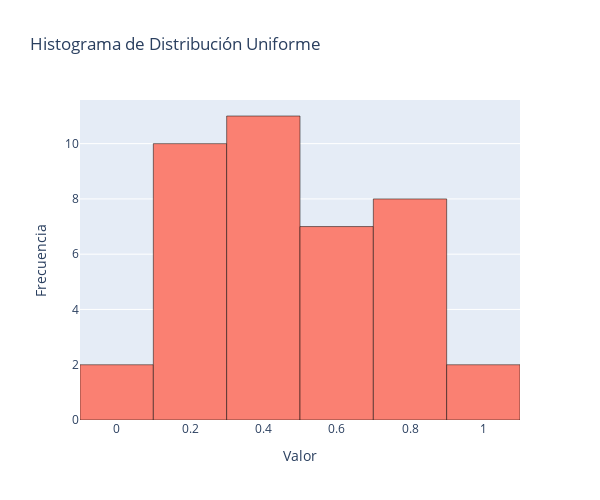

Source (notebook cell):
### Code cell
import numpy as np
import plotly.graph_objects as go

n = 40

# Generar 40 datos distribuidos uniformemente entre 0 y 1
datos_uniformes = np.random.uniform(0, 1, n)

# Crear el histograma
fig = go.Figure(data=[go.Histogram(x=datos_uniformes, 
                                   marker=dict(color='salmon', 
                                               line=dict(color='black', width=0.5)))]) 
fig.update_layout(
    title='Histograma de Distribución Uniforme',
    xaxis_title='Valor',
    yaxis_title='Frecuencia',
    height = 500,
    width = 600
)
fig.show()

### Figure 1 — Plotly figure (JSON) as saved in the notebook; plotly's stock layout.template omitted (floating-point values rounded to 4 significant figures)
{"data": [{"marker": {"color": "salmon", "line": {"color": "black", "width": 0.5}}, "type": "histogram", "x": [0.6493, 0.7419, 0.176, 0.4332, 0.846, 0.5416, 0.283, 0.164, 0.1001, 0.5271, 0.282, 0.5994, 0.7376, 0.1579, 0.1665, 0.9603, 9.888e-07, 0.9475, 0.6225, 0.1594, 0.8414, 0.7433, 0.3835, 0.1193, 0.3698, 0.5082, 0.776, 0.3352, 0.4529, 0.3795, 0.1742, 0.3406, 0.4048, 0.4141, 0.0348, 0.8258, 0.363, 0.549, 0.4178, 0.7806]}], "layout": {"height": 500, "title": {"text": "Histograma de Distribución Uniforme"}, "width": 600, "xaxis": {"title": {"text": "Valor"}}, "yaxis": {"title": {"text": "Frecuencia"}}}}
